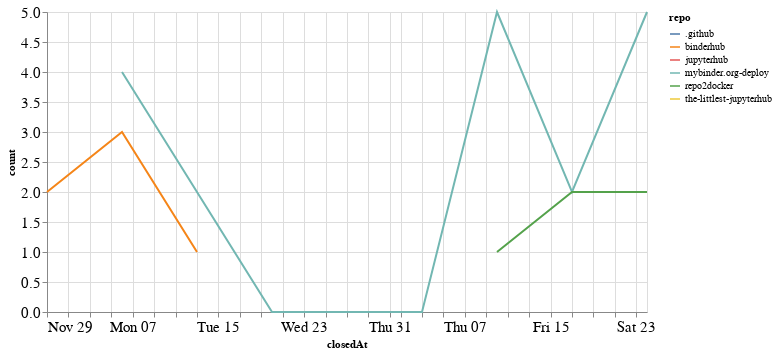

Notebook code cell kept with this figure:
### Code cell
closed_by_time = closed_by.groupby('repo').resample('W', on='closedAt').count()['author'].reset_index()
closed_by_time = closed_by_time.rename(columns={'author': 'count'})

alt.Chart(closed_by_time, width=600).mark_line().encode(
    x='closedAt',
    y='count',
    color='repo',
    tooltip="repo"
)

### Figure 1 — Vega-Lite specification as saved in the notebook (floating-point values rounded to 4 significant figures)
{"config": {"axisLeft": {"labelFontSize": 15}, "axisBottom": {"labelFontSize": 15}}, "data": {"name": "data-0507f8b3717c72fd37b82665e6d20418"}, "mark": "line", "encoding": {"color": {"type": "nominal", "field": "repo"}, "tooltip": {"type": "nominal", "field": "repo"}, "x": {"type": "temporal", "field": "closedAt"}, "y": {"type": "quantitative", "field": "count"}}, "width": 600, "$schema": "https://vega.github.io/schema/vega-lite/v4.8.1.json", "datasets": {"data-0507f8b3717c72fd37b82665e6d20418": [{"repo": ".github", "closedAt": "2020-12-06T00:00:00", "count": 1}, {"repo": "binderhub", "closedAt": "2020-11-29T00:00:00", "count": 2}, {"repo": "binderhub", "closedAt": "2020-12-06T00:00:00", "count": 3}, {"repo": "binderhub", "closedAt": "2020-12-13T00:00:00", "count": 1}, {"repo": "jupyterhub", "closedAt": "2020-12-06T00:00:00", "count": 1}, {"repo": "mybinder.org-deploy", "closedAt": "2020-12-06T00:00:00", "count": 4}, {"repo": "mybinder.org-deploy", "closedAt": "2020-12-13T00:00:00", "count": 2}, {"repo": "mybinder.org-deploy", "closedAt": "2020-12-20T00:00:00", "count": 0}, {"repo": "mybinder.org-deploy", "closedAt": "2020-12-27T00:00:00", "count": 0}, {"repo": "mybinder.org-deploy", "closedAt": "2021-01-03T00:00:00", "count": 0}, {"repo": "mybinder.org-deploy", "closedAt": "2021-01-10T00:00:00", "count": 5}, {"repo": "mybinder.org-deploy", "closedAt": "2021-01-17T00:00:00", "count": 2}, {"repo": "mybinder.org-deploy", "closedAt": "2021-01-24T00:00:00", "count": 5}, {"repo": "repo2docker", "closedAt": "2021-01-10T00:00:00", "count": 1}, {"repo": "repo2docker", "closedAt": "2021-01-17T00:00:00", "count": 2}, {"repo": "repo2docker", "closedAt": "2021-01-24T00:00:00", "count": 2}, {"repo": "the-littlest-jupyterhub", "closedAt": "2021-01-24T00:00:00", "count": 1}]}}
